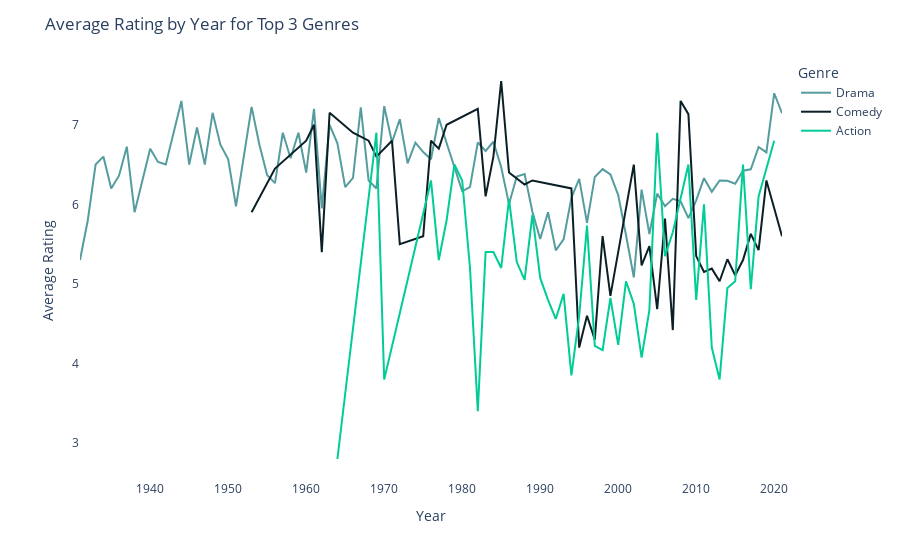

The notebook cell saved with this chart:
### Code cell
# Group data by Year and calculate the average rating
average_rating_by_year = imdb.groupby(['Year', 'Genre'])['Rating'].mean().reset_index()

# Get the top 3 genres
top_3_genres = imdb['Genre'].value_counts().head(3).index

# Filter the data to include only the top 3 genres
average_rating_by_year = average_rating_by_year[average_rating_by_year['Genre'].isin(top_3_genres)]

# Create the line plot with Plotly Express
fig = px.line(average_rating_by_year, x='Year', y='Rating', color = "Genre", color_discrete_sequence=['#559C9E', '#0B1F26', '#00CC96'])

# Customize the layout
fig.update_layout(title='Average Rating by Year for Top 3 Genres', xaxis_title='Year', yaxis_title='Average Rating', xaxis=dict(showgrid=False), yaxis=dict(showgrid=False), plot_bgcolor='white')

# Show the plot
fig.show()

### Figure 1 — Plotly figure (JSON) as saved in the notebook; plotly's stock layout.template omitted (floating-point values rounded to 4 significant figures)
{"data": [{"hovertemplate": "Genre=Drama<br>Year=%{x}<br>Rating=%{y}<extra></extra>", "legendgroup": "Drama", "line": {"color": "#559C9E", "dash": "solid"}, "marker": {"symbol": "circle"}, "mode": "lines", "name": "Drama", "orientation": "v", "showlegend": true, "type": "scatter", "x": [1931, 1932, 1933, 1934, 1935, 1936, 1937, 1938, 1940, 1941, 1942, 1943, 1944, 1945, 1946, 1947, 1948, 1949, 1950, 1951, 1953, 1954, 1955, 1956, 1957, 1958, 1959, 1960, 1961, 1962, 1963, 1964, 1965, 1966, 1967, 1968, 1969, 1970, 1971, 1972, 1973, 1974, 1975, 1976, 1977, 1978, 1979, 1980, 1981, 1982, 1983, 1984, 1985, 1986, 1987, 1988, 1989, 1990, 1991, 1992, 1993, 1994, 1995, 1996, 1997, 1998, 1999, 2000, 2001, 2002, 2003, 2004, 2005, 2006, 2007, 2008, 2009, 2010, 2011, 2012, 2013, 2014, 2015, 2016, 2017, 2018, 2019, 2020, 2021], "xaxis": "x", "y": [5.3, 5.8, 6.5, 6.6, 6.2, 6.36, 6.725, 5.9, 6.7, 6.533, 6.5, 6.9, 7.3, 6.5, 6.967, 6.5, 7.15, 6.75, 6.567, 5.975, 7.225, 6.75, 6.367, 6.267, 6.9, 6.58, 6.9, 6.4, 7.2, 5.95, 7, 6.767, 6.217, 6.333, 7.22, 6.3, 6.2, 7.233, 6.78, 7.07, 6.514, 6.775, 6.657, 6.567, 7.086, 6.771, 6.467, 6.167, 6.217, 6.778, 6.671, 6.787, 6.467, 6.006, 6.35, 6.38, 5.908, 5.564, 5.9, 5.422, 5.56, 6.083, 6.32, 5.767, 6.344, 6.443, 6.375, 6.117, 5.614, 5.083, 6.186, 5.627, 6.135, 5.977, 6.07, 6.037, 5.827, 6.05, 6.329, 6.157, 6.3, 6.295, 6.26, 6.422, 6.44, 6.721, 6.653, 7.396, 7.146], "yaxis": "y"}, {"hovertemplate": "Genre=Comedy<br>Year=%{x}<br>Rating=%{y}<extra></extra>", "legendgroup": "Comedy", "line": {"color": "#0B1F26", "dash": "solid"}, "marker": {"symbol": "circle"}, "mode": "lines", "name": "Comedy", "orientation": "v", "showlegend": true, "type": "scatter", "x": [1953, 1956, 1960, 1961, 1962, 1963, 1966, 1968, 1969, 1971, 1972, 1975, 1976, 1977, 1978, 1982, 1983, 1984, 1985, 1986, 1988, 1989, 1994, 1995, 1996, 1997, 1998, 1999, 2002, 2003, 2004, 2005, 2006, 2007, 2008, 2009, 2010, 2011, 2012, 2013, 2014, 2015, 2016, 2017, 2018, 2019, 2020, 2021], "xaxis": "x", "y": [5.9, 6.45, 6.8, 7, 5.4, 7.15, 6.9, 6.8, 6.6, 6.8, 5.5, 5.6, 6.8, 6.7, 7, 7.2, 6.1, 6.6, 7.55, 6.4, 6.25, 6.3, 6.2, 4.2, 4.6, 4.3, 5.6, 4.85, 6.5, 5.233, 5.475, 4.683, 5.82, 4.42, 7.3, 7.133, 5.35, 5.15, 5.192, 5.033, 5.31, 5.108, 5.3, 5.629, 5.425, 6.3, 5.95, 5.6], "yaxis": "y"}, {"hovertemplate": "Genre=Action<br>Year=%{x}<br>Rating=%{y}<extra></extra>", "legendgroup": "Action", "line": {"color": "#00CC96", "dash": "solid"}, "marker": {"symbol": "circle"}, "mode": "lines", "name": "Action", "orientation": "v", "showlegend": true, "type": "scatter", "x": [1964, 1968, 1969, 1970, 1976, 1977, 1978, 1979, 1980, 1981, 1982, 1983, 1984, 1985, 1986, 1987, 1988, 1989, 1990, 1991, 1992, 1993, 1994, 1995, 1996, 1997, 1998, 1999, 2000, 2001, 2002, 2003, 2004, 2005, 2006, 2007, 2009, 2010, 2011, 2012, 2013, 2014, 2015, 2016, 2017, 2018, 2020], "xaxis": "x", "y": [2.8, 6.1, 6.9, 3.8, 6.3, 5.3, 5.8, 6.5, 6.3, 5.2, 3.4, 5.4, 5.4, 5.2, 6.067, 5.275, 5.05, 5.867, 5.075, 4.8, 4.56, 4.875, 3.85, 4.6, 5.733, 4.22, 4.167, 4.825, 4.233, 5.033, 4.75, 4.075, 4.675, 6.9, 5.35, 5.65, 6.5, 4.8, 6, 4.2, 3.8, 4.95, 5.033, 6.5, 4.933, 6.1, 6.8], "yaxis": "y"}], "layout": {"legend": {"title": {"text": "Genre"}, "tracegroupgap": 0}, "margin": {"t": 60}, "plot_bgcolor": "white", "title": {"text": "Average Rating by Year for Top 3 Genres"}, "xaxis": {"anchor": "y", "domain": [0, 1], "showgrid": false, "title": {"text": "Year"}}, "yaxis": {"anchor": "x", "domain": [0, 1], "showgrid": false, "title": {"text": "Average Rating"}}}}
